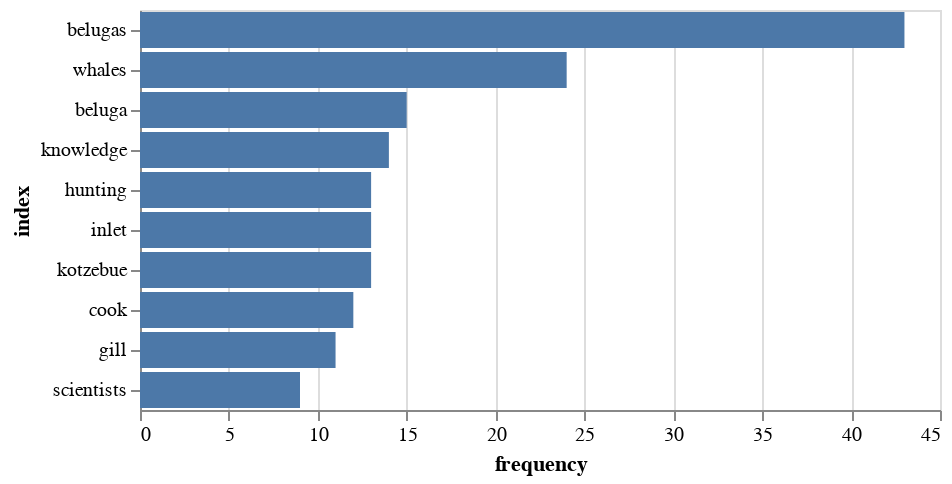

The cell this chart's notebook holds for it:
### Code cell
import altair as alt 
alt.Chart(df_frequence).mark_bar().encode(
    x = alt.X("frequency"),
    y = alt.Y("index", sort = "-x")
)

### Figure 1 — Vega-Lite specification as saved in the notebook (floating-point values rounded to 4 significant figures)
{"config": {"view": {"continuousWidth": 400, "continuousHeight": 300}}, "data": {"name": "data-70a9a952953119e32d1d346666f72cde"}, "mark": "bar", "encoding": {"x": {"field": "frequency", "type": "quantitative"}, "y": {"field": "index", "sort": "-x", "type": "nominal"}}, "$schema": "https://vega.github.io/schema/vega-lite/v4.17.0.json", "datasets": {"data-70a9a952953119e32d1d346666f72cde": [{"index": "beluga", "frequency": 15}, {"index": "belugas", "frequency": 43}, {"index": "cook", "frequency": 12}, {"index": "gill", "frequency": 11}, {"index": "hunting", "frequency": 13}, {"index": "inlet", "frequency": 13}, {"index": "knowledge", "frequency": 14}, {"index": "kotzebue", "frequency": 13}, {"index": "scientists", "frequency": 9}, {"index": "whales", "frequency": 24}]}}
